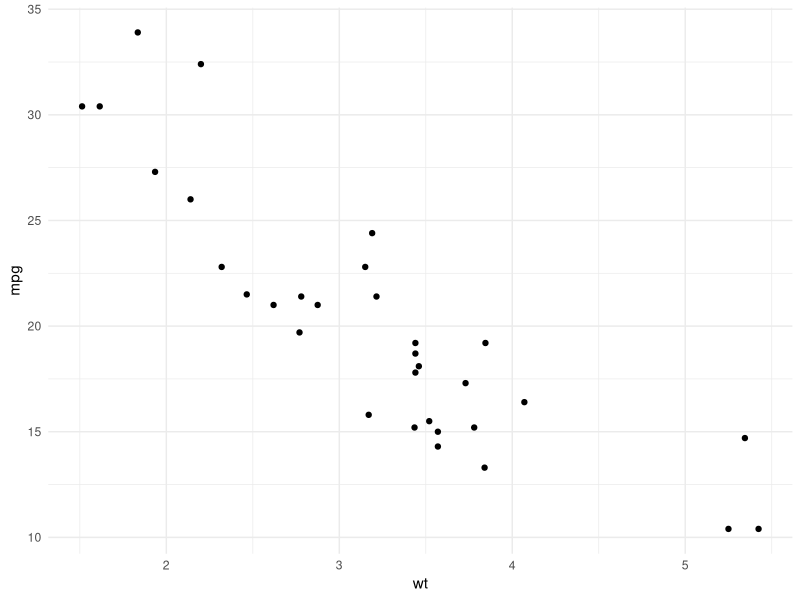
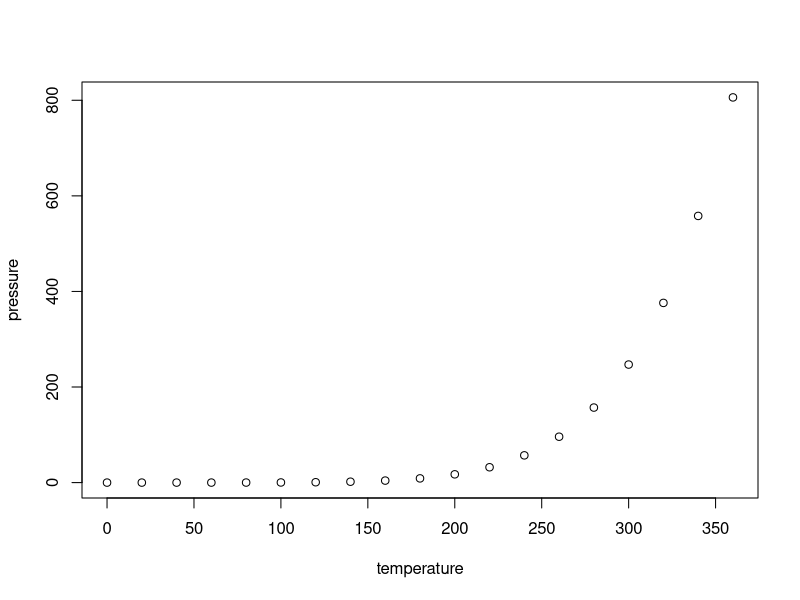

Reproduce these figures in R, in order.
## ---- chunk 1
knitr::opts_chunk$set(echo = TRUE, warning = FALSE, message = FALSE)
## ---- chunk 2
library(ggplot2)
data(mtcars)
ggplot(mtcars, aes(x = wt, y = mpg)) + geom_point() + theme_minimal()

## ---- chunk 3
plot(pressure)
